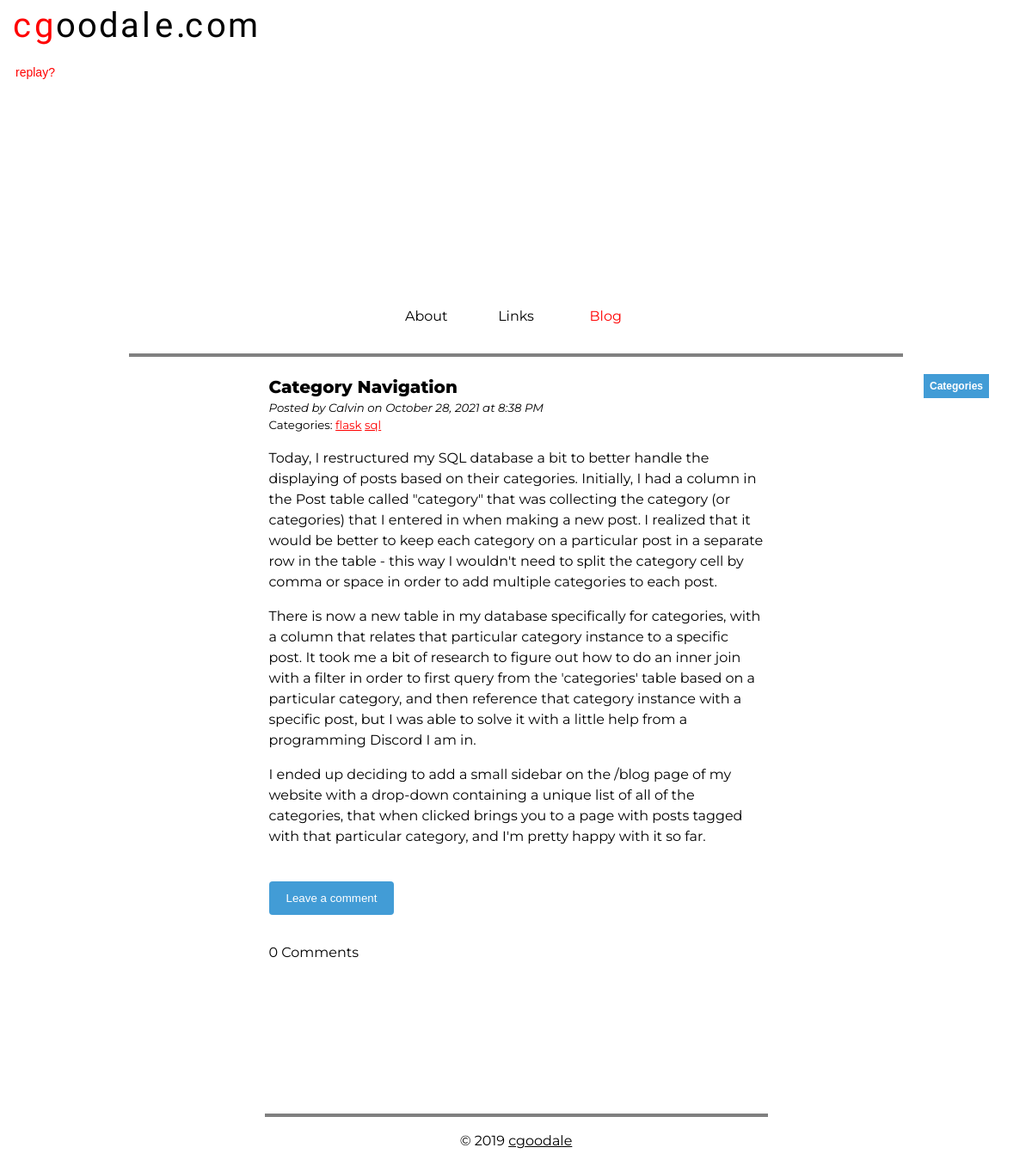
Screenshot of /blog/category/sql with the database file from the repository.
### calblog/models.py (models this page shows, shortened)
class Post(db.Model):
    id = db.Column(db.Integer, primary_key=True)
    title = db.Column(db.String(100), nullable=False, unique=True)
    content = db.Column(db.Text, nullable=False)
    posted_on = db.Column(db.DateTime, nullable=False)
    categories = db.relationship('Categories', backref=db.backref('post',lazy=True, passive_deletes=True))
    comment_count = db.Column(db.Integer, nullable=False, default=0)
    comments = db.relationship('Comment', backref=db.backref('post',lazy=True, passive_deletes=True))

class Categories(db.Model):
    id = db.Column(db.Integer, primary_key=True)
    post_id = db.Column(db.Integer, db.ForeignKey('post.id', ondelete='CASCADE'), nullable=False)
    category = db.Column(db.String(100), nullable=False)

### calblog/routes.py (the view)
@app.route('/blog/category/<category>', methods=['GET'])
def category(category):
    page = request.args.get('page', 1, type=int)
    posts = Post.query.join(Categories, Categories.post_id == Post.id).filter(Categories.category == category).order_by(desc(Post.posted_on)).paginate(page, 5, False)
    comments = Comment.query.all()
    categories = Categories.query.all()
    unique_categories = Categories.query.with_entities(Categories.category).distinct()
    next_url = url_for('blog', page=posts.next_num) if posts.has_next else None
    prev_url = url_for('blog', page=posts.prev_num) if posts.has_prev else None
    return render_template('blog.html', posts=posts.items, comments=comments, next_url=next_url, prev_url=prev_url,  categories=categories, unique_categories=unique_categories)

### calblog/routes.py (called while the page is built)
@app.before_request
def before_request():
    print(session)
    g.user = None
    if 'user_id' in session:
        user = [x for x in get_users() if x.id == session['user_id']][0]
        g.user = user

### calblog/templates/blog.html (shortened to what this page needs)
{% extends 'base.html' %}
{% block body %}
<body>
    <section class="top">
        <div class="container">
	        {% include 'header.html' %}
	        <div class="navbar">
		        <ul>
        		  <li><a href="/">About</a></li>
        		  <li><a href="/links">Links</a></li>
        		  <li><a class="active" href="/blog">Blog</a></li>
	        	</ul>
        	</div>
	</section>
	<section class="middle">
	    <div class="container">
	        <article class="posts">
                <div class="categories">
                    <div class="dropdown">
                        <button class="dropbtn"><b>Categories</b></button>
                    </div>
                </div>
                <div class="post-section">
                    {% for post in posts %}
                    <h1 class="post-title">{{post.title}}</h1>
                    <p class="post-author"><i>Posted by Calvin on {{post.posted_on.strftime('%B %d, %Y at %-I:%M %p')}}</i></p>
                    <p class="post-category">Categories:
                    {% for category in categories %}
                        {% if category.post_id == post.id %}
                            <a href="/blog/category/{{category.category}}">{{category.category}}</a>
                        {% endif %}
                    {% endfor %}
                    <p class="post-content">{{post.content|safe}}</p>
                    <br>
                    <button class="open-button" name="{{post.id}}" id="but{{post.id}}" onclick="toggleText(name)">Leave a comment</button>
                    <div class="comment-section">
                        {% if post.comment_count == 0 %}
                            <p>{{post.comment_count}} Comments</p>
                        {% elif post.comment_count == 1 %}
                            <p>{{post.comment_count}} Comment:</p>
                        {% else %}
                            <p>{{post.comment_count}} Comments:</p>
                        {% endif %}
                    </div>
                    {% endfor %}
                </div>
            </article>
		</div>
	</section>
	<section class="bottom">
    	<div class="container">
            {% include 'footer.html' %}
	    </div>
	</section>
</body>
{% endblock %}

### calblog/static/css/main.css (style rules this page uses)
html { width: 100vw; overflow-x: hidden; }
:root { font-size: 16px; list-style-type: none; }
h1 { font-weight: 800; }
body { font-family: "Montserrat", Arial, sans-serif; font-weight: 400; line-height: 1.5; margin: 0; }
section a { text-decoration: underline; color: red; }
.navbar { position: relative; width: 75%; text-align: center; border-bottom: 4px solid gray; margin: 0 auto; }
.navbar ul { list-style-type: none; overflow: hidden; padding: 15px; }
.navbar li { width: 100px; display: inline-block; }
.navbar li a { padding: 14px 19px; text-align: center; text-decoration: none; color: black; }
.navbar li a.active { color: red; }
.container { margin-right: auto; margin-left: auto; padding-left: 15px; padding-right: 15px; }
.middle { text-align: left; }
.middle .posts { margin: 0 auto; max-width: 575px; }
.post-title { margin-bottom: 0; font-size: 20px; }
.post-author, .post-category { margin: 0; font-size: smaller; }
.categories { position: absolute; right: 50px; }
.dropbtn { background-color: #429cd6; color: white; padding: 7px; font-size: 12px; border: none; }
.dropdown { position: relative; display: inline-block; }
.bottom { padding: 50px 0; }
.open-button, input[type=submit] { background: #429cd6; color: white; padding: 12px 20px; border: none; border-radius: 4px; cursor: pointer; margin-bottom: 16px; }
.flash-message, .post-section { margin-bottom: 16px; }
.comment-section { margin-bottom: 125px; }

### rows the page displays
Post: title "Category Navigation", posted_on "October 28, 2021 at 8:38 PM", content "Today, I restructured my SQL database a bit to better handle the displaying of posts based on their categories. Initially, I had a column in the Post table called \"category\" that was collecting the category (or categories) that I entered in when making a new post. I realized that it would be better to keep each category on a particular post in a separate row in the table - this way I wouldn't need to split the category cell by comma or space in order to add multiple categories to each post. There is now a new table in my database specifically for categories, with a column that relates that particular category instance to a specific post. It took me a bit of research to figure out how to do…", comment_count "0"
Categories: category "flask"
Categories: category "sql"
